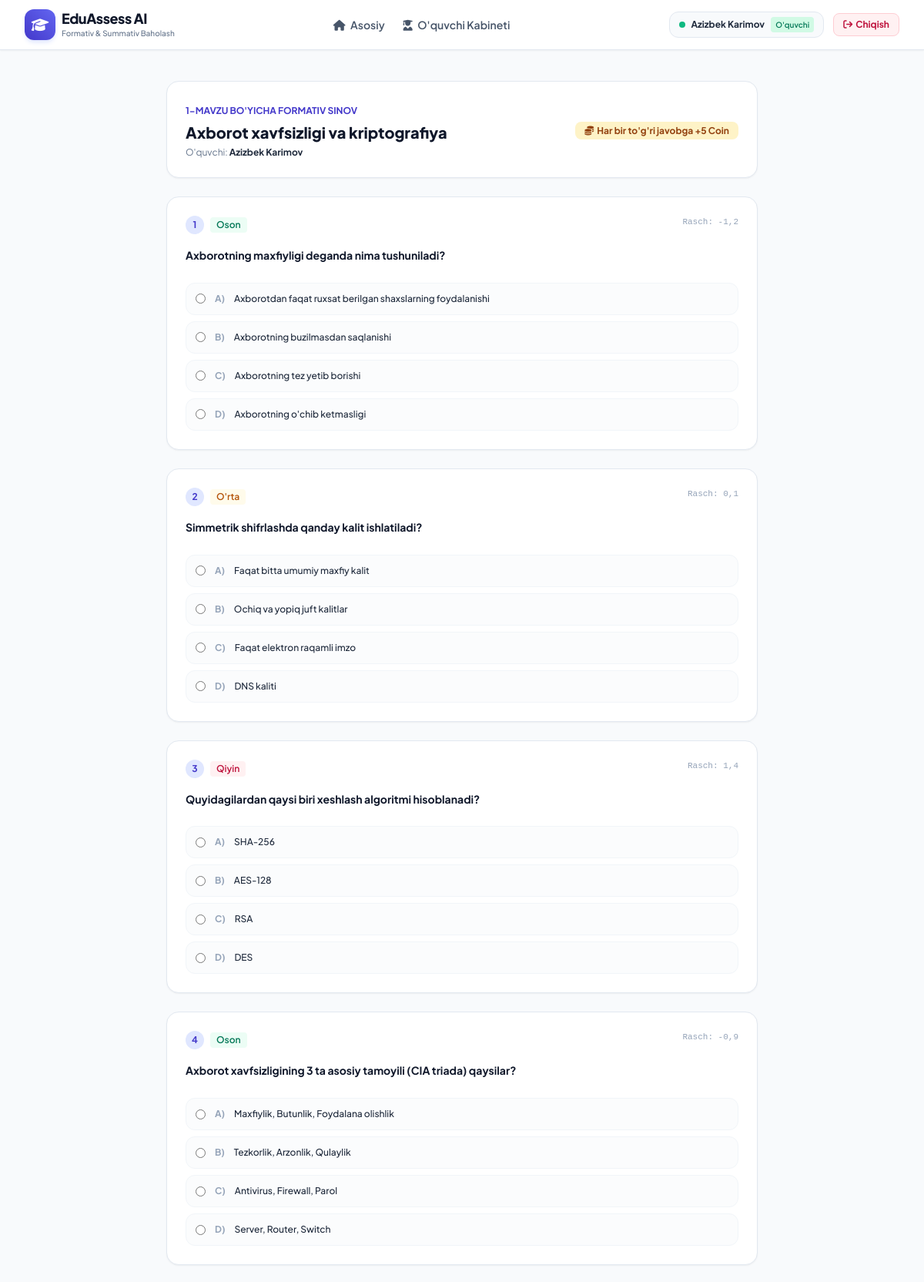
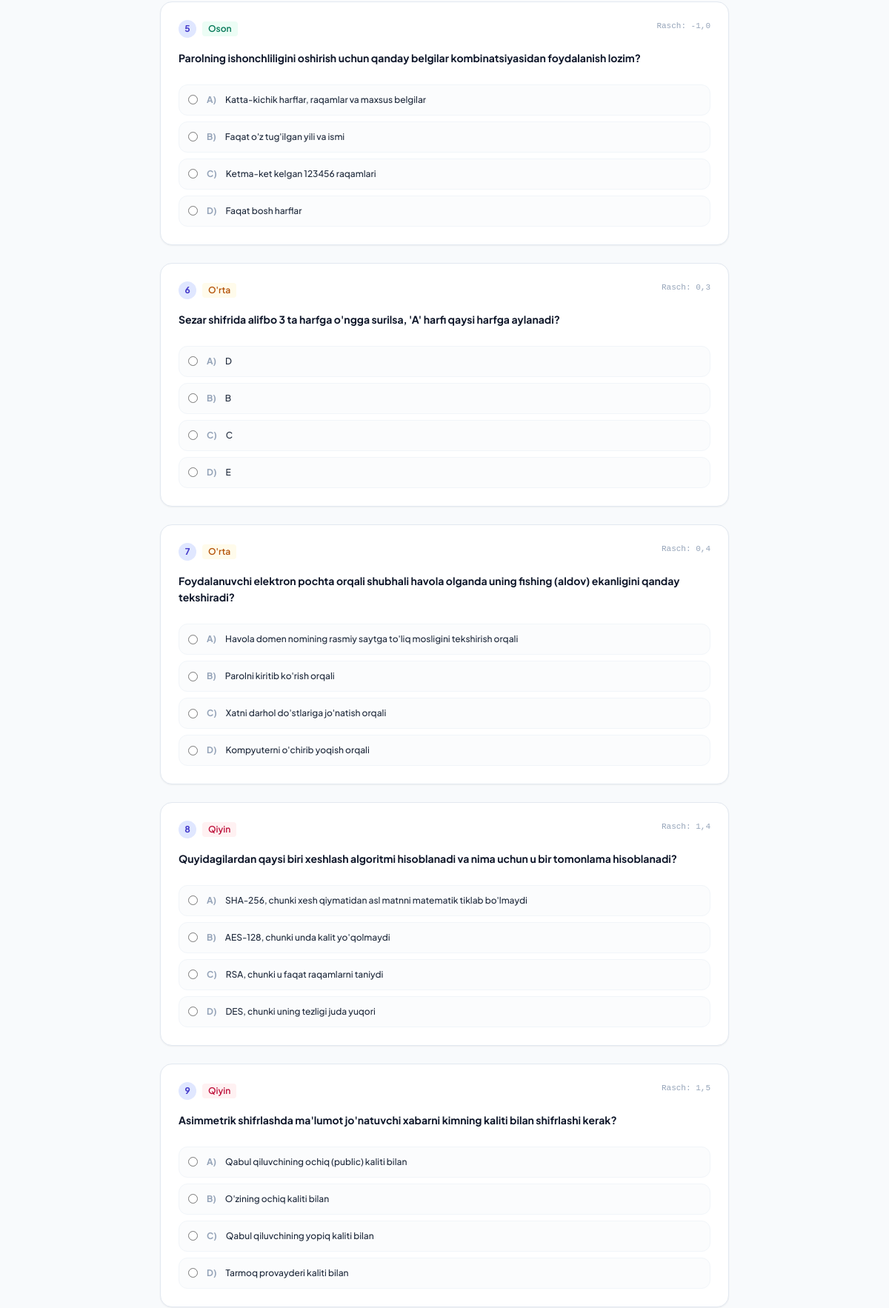
Page /quiz/1/2/ (signed in, upper part) on the committed database (2 pictures, top to bottom).
### apps/academic/models.py (models this page shows, shortened)
class Topic(models.Model):
    subject = models.ForeignKey(Subject, on_delete=models.CASCADE, related_name='topics', verbose_name="Fan")
    title = models.CharField(max_length=200, verbose_name="Mavzu nomi")
    order = models.PositiveIntegerField(default=1, verbose_name="Tartib raqami")
    description = models.TextField(blank=True, verbose_name="Mavzu mazmuni")
    class Meta:
        ordering = ['order']

class Question(models.Model):
    DIFFICULTY_CHOICES = (
        ('EASY', "Oson"),
        ('MEDIUM', "O'rta"),
        ('HARD', "Qiyin"),
    )
    COGNITIVE_CHOICES = (
        ('KNOWLEDGE', "Bilish"),
        ('APPLICATION', "Qo'llash"),
        ('REASONING', "Mulohaza yuritish"),
    )
    CORRECT_CHOICES = (
        ('A', 'A'),
        ('B', 'B'),
        ('C', 'C'),
        ('D', 'D'),
    )
    topic = models.ForeignKey(Topic, on_delete=models.CASCADE, related_name='questions', verbose_name="Mavzu")
    text = models.TextField(verbose_name="Savol matni")
    option_a = models.CharField(max_length=255, verbose_name="Variant A")
    option_b = models.CharField(max_length=255, verbose_name="Variant B")
    option_c = models.CharField(max_length=255, verbose_name="Variant C")
    option_d = models.CharField(max_length=255, verbose_name="Variant D")
    correct_option = models.CharField(max_length=1, choices=CORRECT_CHOICES, verbose_name="To'g'ri javob")
    difficulty = models.CharField(max_length=10, choices=DIFFICULTY_CHOICES, default='MEDIUM', verbose_name="Qiyinchilik")
    cognitive_level = models.CharField(max_length=20, choices=COGNITIVE_CHOICES, default='KNOWLEDGE', verbose_name="Kognitiv modul (Daraja)")
    rasch_difficulty = models.FloatField(default=0.0, verbose_name="Rasch b-parametri (-3 dan +3)")
    explanation = models.TextField(blank=True, verbose_name="Tushuntirish/Izoh")

### apps/analytics/views.py (the view, shortened to what this page needs)
# urls.py: path('quiz/<int:topic_id>/', views.take_formative_quiz, name='take_formative_quiz'),
@login_required
def take_formative_quiz(request, topic_id, student_id=None):
    topic = get_object_or_404(Topic, id=topic_id)
    current_profile = getattr(request.user, 'profile', None)
    is_teacher = request.user.is_staff or (current_profile and current_profile.is_teacher)
    if student_id:
        if not is_teacher and student_id != request.user.id:
            messages.error(request, "Siz faqat o'zingiz uchun test topshira olasiz!")
            return redirect('student_portal')
        student = get_object_or_404(User, id=student_id)
    else:
        student = request.user
    questions = list(topic.questions.all())
    context = {
        'student': student,
        'topic': topic,
        'questions': questions,
    }
    return render(request, 'formative_quiz.html', context)

### apps/accounts/models.py (called while the page is built)
    @property
    def is_teacher(self):
        return self.role == 'TEACHER'

### templates/formative_quiz.html (shortened to what this page needs)
{% extends 'base.html' %}
{% block content %}
<div class="max-w-3xl mx-auto space-y-6">
    <div class="bg-white p-6 rounded-2xl border border-slate-200 shadow-sm flex items-center justify-between">
        <div>
            <span class="text-xs font-bold text-primary uppercase">{{ topic.order }}-MAVZU BO'YICHA FORMATIV SINOV</span>
            <h1 class="text-xl font-extrabold text-slate-900 mt-1">{{ topic.title }}</h1>
            <p class="text-xs text-slate-500 mt-1">O'quvchi: <span class="font-bold text-slate-800">{{ student.get_full_name }}</span></p>
        </div>
        <div class="text-right">
            <span class="px-3 py-1 bg-amber-100 text-amber-800 font-bold rounded-lg text-xs">
                <i class="fa-solid fa-coins mr-1"></i>Har bir to'g'ri javobga +5 Coin
            </span>
        </div>
    </div>
    <form method="POST" class="space-y-6">
        {% for q in questions %}
        <div class="bg-white p-6 rounded-2xl border border-slate-200 shadow-sm space-y-4">
            <div class="flex items-start justify-between">
                <div class="flex items-center space-x-2">
                    <span class="w-6 h-6 rounded-full bg-indigo-100 text-primary font-bold flex items-center justify-center text-xs">
                        {{ forloop.counter }}
                    </span>
                    <span class="text-xs font-semibold px-2 py-0.5 rounded {% if q.difficulty == 'EASY' %}bg-emerald-50 text-emerald-700{% elif q.difficulty == 'HARD' %}bg-rose-50 text-rose-700{% else %}bg-amber-50 text-amber-700{% endif %}">
                        {{ q.get_difficulty_display }}
                    </span>
                </div>
                <span class="text-[11px] text-slate-400 font-mono">Rasch: {{ q.rasch_difficulty }}</span>
            </div>
            <p class="text-sm font-bold text-slate-900 leading-relaxed">{{ q.text }}</p>
            <div class="space-y-2 pt-2">
                <label class="flex items-center space-x-3 p-3 rounded-xl border border-slate-100 bg-slate-50/50 hover:bg-indigo-50/50 hover:border-indigo-200 cursor-pointer transition text-xs font-medium">
                    <input type="radio" name="question_{{ q.id }}" value="A" required class="text-primary focus:ring-primary">
                    <span class="font-bold text-slate-400">A)</span>
                    <span class="text-slate-800">{{ q.option_a }}</span>
                </label>
                <label class="flex items-center space-x-3 p-3 rounded-xl border border-slate-100 bg-slate-50/50 hover:bg-indigo-50/50 hover:border-indigo-200 cursor-pointer transition text-xs font-medium">
                    <input type="radio" name="question_{{ q.id }}" value="B" required class="text-primary focus:ring-primary">
                    <span class="font-bold text-slate-400">B)</span>
                    <span class="text-slate-800">{{ q.option_b }}</span>
                </label>
                <label class="flex items-center space-x-3 p-3 rounded-xl border border-slate-100 bg-slate-50/50 hover:bg-indigo-50/50 hover:border-indigo-200 cursor-pointer transition text-xs font-medium">
                    <input type="radio" name="question_{{ q.id }}" value="C" required class="text-primary focus:ring-primary">
                    <span class="font-bold text-slate-400">C)</span>
                    <span class="text-slate-800">{{ q.option_c }}</span>
                </label>
                <label class="flex items-center space-x-3 p-3 rounded-xl border border-slate-100 bg-slate-50/50 hover:bg-indigo-50/50 hover:border-indigo-200 cursor-pointer transition text-xs font-medium">
                    <input type="radio" name="question_{{ q.id }}" value="D" required class="text-primary focus:ring-primary">
                    <span class="font-bold text-slate-400">D)</span>
                    <span class="text-slate-800">{{ q.option_d }}</span>
                </label>
            </div>
        </div>
        {% endfor %}
    </form>
</div>
{% endblock %}

### templates/base.html (shortened to what this page needs)
<!DOCTYPE html>
<html lang="uz">
<head>
    <script src="https://cdn.tailwindcss.com"></script>
    <link rel="stylesheet" href="https://cdnjs.cloudflare.com/ajax/libs/font-awesome/6.4.0/css/all.min.css">
</head>
<body class="text-slate-800 min-h-screen flex flex-col">
    <nav class="bg-white border-b border-slate-200 sticky top-0 z-50 shadow-sm">
        <div class="max-w-7xl mx-auto px-4 sm:px-6 lg:px-8">
            <div class="flex justify-between h-16">
                <div class="flex items-center space-x-3">
                    <a href="{% url 'home' %}" class="flex items-center space-x-2">
                        <div class="w-10 h-10 rounded-xl bg-gradient-to-tr from-primary to-indigo-500 flex items-center justify-center text-white shadow-md shadow-indigo-100">
                            <i class="fa-solid fa-graduation-cap text-lg"></i>
                        </div>
                        <div>
                            <span class="font-extrabold text-lg tracking-tight text-slate-900 block leading-tight">EduAssess AI</span>
                            <span class="text-[10px] text-slate-500 font-medium block">Formativ & Summativ Baholash</span>
                        </div>
                    </a>
                </div>
                <div class="hidden md:flex items-center space-x-6 text-sm font-semibold">
                    <a href="{% url 'home' %}" class="text-slate-600 hover:text-primary transition"><i class="fa-solid fa-house mr-1"></i> Asosiy</a>
                    {% if user.is_authenticated and not user.profile.is_teacher %}
                        <a href="{% url 'student_portal' %}" class="text-slate-600 hover:text-primary transition"><i class="fa-solid fa-user-graduate mr-1"></i> O'quvchi Kabineti</a>
                    {% endif %}
                </div>
                <div class="flex items-center space-x-3">
                    {% if user.is_authenticated %}
                        <div class="flex items-center space-x-2 bg-slate-50 border border-slate-200 rounded-xl px-3 py-1.5 text-xs">
                            <span class="w-2 h-2 rounded-full bg-emerald-500"></span>
                            <span class="font-bold text-slate-800">{{ user.get_full_name|default:user.username }}</span>
                            <span class="px-1.5 py-0.5 rounded text-[10px] font-semibold {% if user.is_staff or user.profile.is_teacher %}bg-indigo-100 text-indigo-700{% else %}bg-emerald-100 text-emerald-700{% endif %}">
                                {% if user.is_staff %}Admin{% elif user.profile.is_teacher %}O'qituvchi{% else %}O'quvchi{% endif %}
                            </span>
                        </div>
                        <a href="{% url 'logout' %}" class="px-3 py-1.5 bg-rose-50 border border-rose-200 text-rose-700 rounded-lg text-xs font-bold hover:bg-rose-100 transition flex items-center space-x-1">
                            <i class="fa-solid fa-arrow-right-from-bracket"></i>
                            <span class="hidden sm:inline">Chiqish</span>
                        </a>
                    {% else %}
                        <a href="{% url 'login' %}" class="px-4 py-2 bg-indigo-600 text-white rounded-xl text-xs font-bold hover:bg-indigo-700 transition shadow flex items-center space-x-1.5">
                            <i class="fa-solid fa-right-to-bracket"></i>
                            <span>Kirish</span>
                        </a>
                    {% endif %}
                </div>
            </div>
        </div>
    </nav>
    <main class="flex-1 max-w-7xl w-full mx-auto px-4 sm:px-6 lg:px-8 py-6">
        {% block content %}{% endblock %}
    </main>
</body>
</html>

### templates/base.html (style rules this page uses)
body { font-family: 'Plus Jakarta Sans', sans-serif; background-color: #f8fafc; }

### rows in the picture
Topic: order "1", title "Axborot xavfsizligi va kriptografiya"
Question: difficulty "Oson", rasch_difficulty "-1,2", text "Axborotning maxfiyligi deganda nima tushuniladi?", option_a "Axborotdan faqat ruxsat berilgan shaxslarning foydalanishi", option_b "Axborotning buzilmasdan saqlanishi", option_c "Axborotning tez yetib borishi", option_d "Axborotning o'chib ketmasligi"
Question: difficulty "O'rta", rasch_difficulty "0,1", text "Simmetrik shifrlashda qanday kalit ishlatiladi?", option_a "Faqat bitta umumiy maxfiy kalit", option_b "Ochiq va yopiq juft kalitlar", option_c "Faqat elektron raqamli imzo", option_d "DNS kaliti"
Question: difficulty "Qiyin", rasch_difficulty "1,4", text "Quyidagilardan qaysi biri xeshlash algoritmi hisoblanadi?", option_a "SHA-256", option_b "AES-128", option_c "RSA", option_d "DES"
Question: difficulty "Oson", rasch_difficulty "-0,9", text "Axborot xavfsizligining 3 ta asosiy tamoyili (CIA triada) qaysilar?", option_a "Maxfiylik, Butunlik, Foydalana olishlik", option_b "Tezkorlik, Arzonlik, Qulaylik", option_c "Antivirus, Firewall, Parol", option_d "Server, Router, Switch"
Question: difficulty "Oson", rasch_difficulty "-1,0", text "Parolning ishonchliligini oshirish uchun qanday belgilar kombinatsiyasidan foydalanish lozim?", option_a "Katta-kichik harflar, raqamlar va maxsus belgilar", option_b "Faqat o'z tug'ilgan yili va ismi", option_c "Ketma-ket kelgan 123456 raqamlari", option_d "Faqat bosh harflar"
Question: difficulty "O'rta", rasch_difficulty "0,3", text "Sezar shifrida alifbo 3 ta harfga o'ngga surilsa, 'A' harfi qaysi harfga aylanadi?", option_a "D", option_b "B", option_c "C", option_d "E"
Question: difficulty "O'rta", rasch_difficulty "0,4", text "Foydalanuvchi elektron pochta orqali shubhali havola olganda uning fishing (aldov) ekanligini qanday tekshiradi?", option_a "Havola domen nomining rasmiy saytga to'liq mosligini tekshirish orqali", option_b "Parolni kiritib ko'rish orqali", option_c "Xatni darhol do'stlariga jo'natish orqali", option_d "Kompyuterni o'chirib yoqish orqali"
Question: difficulty "Qiyin", rasch_difficulty "1,4", text "Quyidagilardan qaysi biri xeshlash algoritmi hisoblanadi va nima uchun u bir tomonlama hisoblanadi?", option_a "SHA-256, chunki xesh qiymatidan asl matnni matematik tiklab bo'lmaydi", option_b "AES-128, chunki unda kalit yo'qolmaydi", option_c "RSA, chunki u faqat raqamlarni taniydi", option_d "DES, chunki uning tezligi juda yuqori"
Question: difficulty "Qiyin", rasch_difficulty "1,5", text "Asimmetrik shifrlashda ma'lumot jo'natuvchi xabarni kimning kaliti bilan shifrlashi kerak?", option_a "Qabul qiluvchining ochiq (public) kaliti bilan", option_b "O'zining ochiq kaliti bilan", option_c "Qabul qiluvchining yopiq kaliti bilan", option_d "Tarmoq provayderi kaliti bilan"

### other values in the picture
{{ user.get_full_name|default:user.username }} "Azizbek Karimov"
{{ student.get_full_name }} "Azizbek Karimov"
